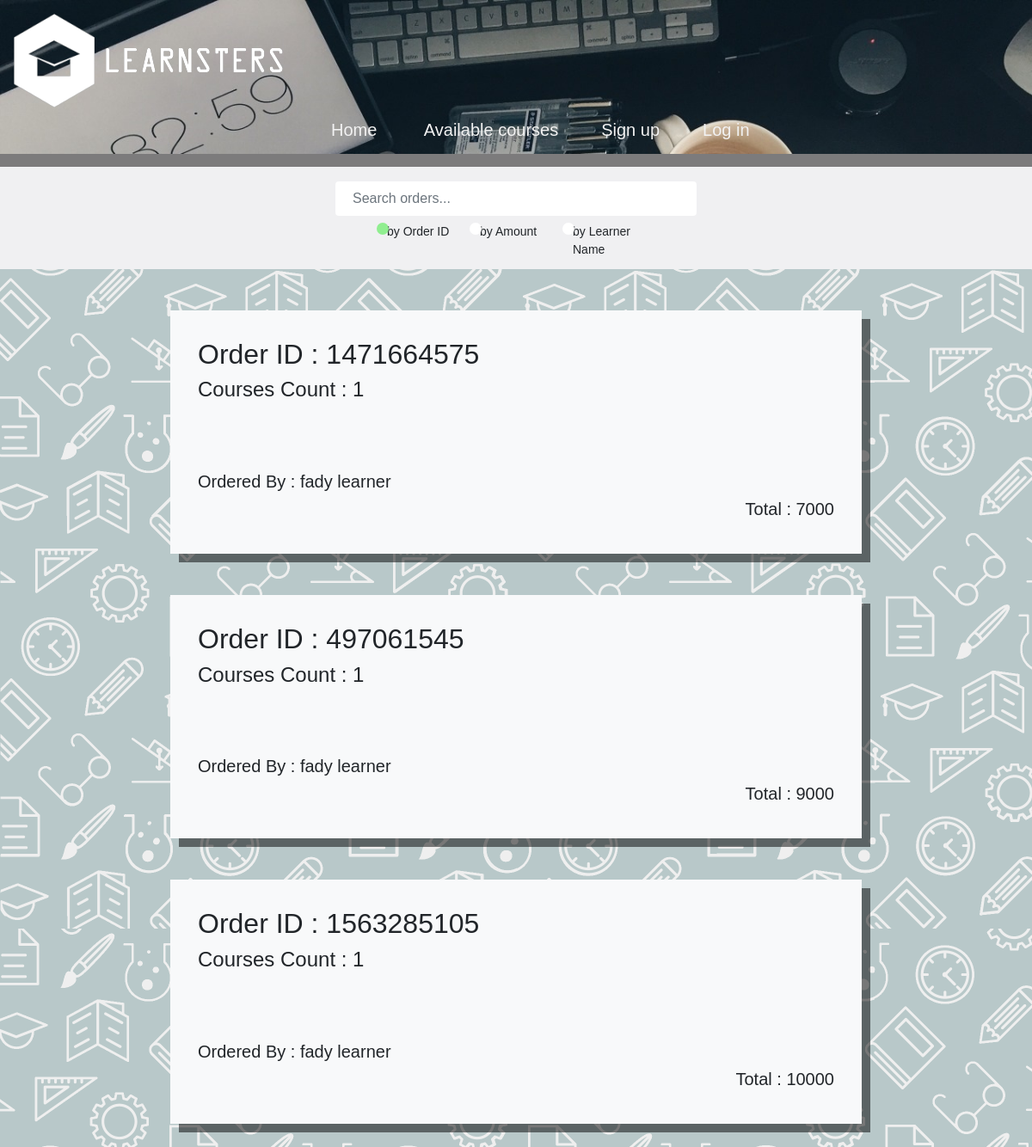
The app's page /viewOrders.php with its own data.
### tables this page shows
CREATE TABLE `orders` (
  `orderID` int(20) NOT NULL,
  `courseID` int(11) NOT NULL,
  `learnerID` varchar(255) NOT NULL,
  `total` int(11) NOT NULL
);

CREATE TABLE `learners` (
  `learnerID` varchar(255) NOT NULL,
  `Fname` varchar(255) NOT NULL,
  `Lname` varchar(255) DEFAULT NULL,
  `Email` varchar(255) DEFAULT NULL,
  `Password` varchar(255) DEFAULT NULL,
  `profilePicture` text DEFAULT NULL,
  `Type` text NOT NULL
);

### viewOrders.php (the view, shortened to what this page needs)
<html>
    <link href="https://cdn.jsdelivr.net/npm/bootstrap@5.1.3/dist/css/bootstrap.min.css" rel="stylesheet">
<?php
include "menu.php";
$query = "SELECT DISTINCT orderID,total,learnerID FROM orders";
$results = mysqli_query($conn, $query);
?>
<div class="pt-4 mx-auto mb-4" style="background-color: #f0f0f2 ">
    <input style="border:none;width: 35%;" type="text" class="form-control mx-auto d-flex" name="Name_Search" id="Name_Search" placeholder="Search orders...">
    <div class="d-flex mx-auto"style="width:27%">
    <label class="container">by Order ID
  <span class="checkmark"></span>
</label>
<label class="container">by Amount
  <span class="checkmark"></span>
</label>
<label class="container">by Learner Name
  <span class="checkmark"></span>
</label>
</div>
</div>
<div id="result">
    <body>
        <div class="mx-auto" style="width: 75%;">
            <?php
            if (mysqli_num_rows($results) > 0) {
            while ($row = $results->fetch_array(MYSQLI_ASSOC)) {
                $orderID = $row["orderID"];
                $sql = "SELECT DISTINCT courseID FROM  orders WHERE orderID = '$orderID'";
                $result = $conn->query($sql);
                $coursesCount = 0;
                while ($index = $result->fetch_array(MYSQLI_ASSOC)) {
                    $coursesCount++;
                }
                $learnerID = $row["learnerID"];
                $namesSQL = "SELECT Fname,Lname FROM learners WHERE learnerID = '$learnerID' ";
                $namesResult = $conn->query($namesSQL) or die("Error in select statement");
                $firstName = "NoName";
                $lastName = "NoName";
                while ($i = $namesResult->fetch_array(MYSQLI_ASSOC)) {
                   $firstName = $i["Fname"];
                   $lastName = $i["Lname"];
                }
                ?>
                <div class="p-2 row  bg-light position-relative m-5" style="box-shadow: 10px 10px rgba(0, 0, 0, 0.5);">
                    <div class=" p-4 ">
                        <h2>Order ID : <?php echo $row["orderID"]?></h2>
                        <h4>Courses Count : <?php echo $coursesCount?></h4>
                        <br><Br><br>
                        <h5>Ordered By : <?php echo $firstName." ".$lastName?></h5>
                        <div class="d-flex flex-row-reverse">
                        <h5>Total : <?php echo $row["total"]?></h5>
                        </div>
                </div>
            </div>
            <?php } }
            else{
                echo "There is No Orders To view";
            }?>
</div>
</body>
</html>

### css/main.css (style rules this page uses)
* { font-family: Arial, Helvetica, sans-serif; margin-left: 0; margin-right: 0; }
input[type="text"], input[type="password"] { padding: 8px 20px; margin: 8px 0; display: inline-block; border: 1px solid #ccc; border-radius: 4px; box-sizing: border-box; }

### viewOrders.php (style rules this page uses)
body { background-image: url("pictures/website/backgroundPattern.png"); }
.container { display: block; position: relative; padding-left: 15px; margin-bottom: 12px; cursor: pointer; font-size: 14px; }
.checkmark { position: absolute; top: 0; left: 0; height: 14px; width: 14px; background-color: #fff; border-radius: 50%; }
.container input:checked ~ .checkmark { background-color: lightgreen; }
.checkmark:after { content: ""; position: absolute; display: none; }
.container .checkmark:after { top: 9px; left: 9px; width: 8px; height: 8px; border-radius: 50%; background: white; }

### menu.php (style rules this page uses)
* { margin: 0; }

### records on screen
orders: orderID "1471664575", coursesCount "1", learnerID.Fname "fady", learnerID.Lname "learner", total "7000"
orders: orderID "497061545", coursesCount "1", learnerID.Fname "fady", learnerID.Lname "learner", total "9000"
orders: orderID "1563285105", coursesCount "1", learnerID.Fname "fady", learnerID.Lname "learner", total "10000"
